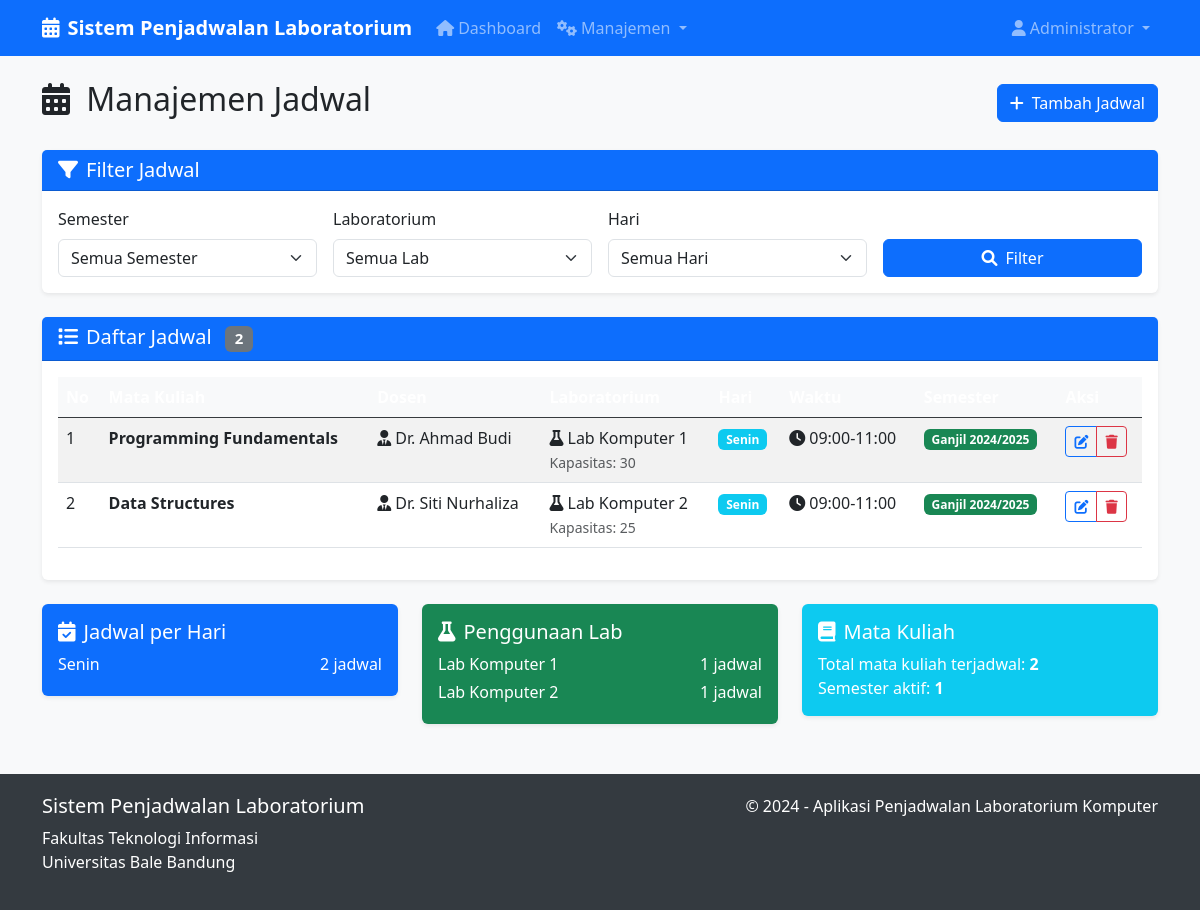
/schedules (signed in), run on an earlier commit of the app's database.
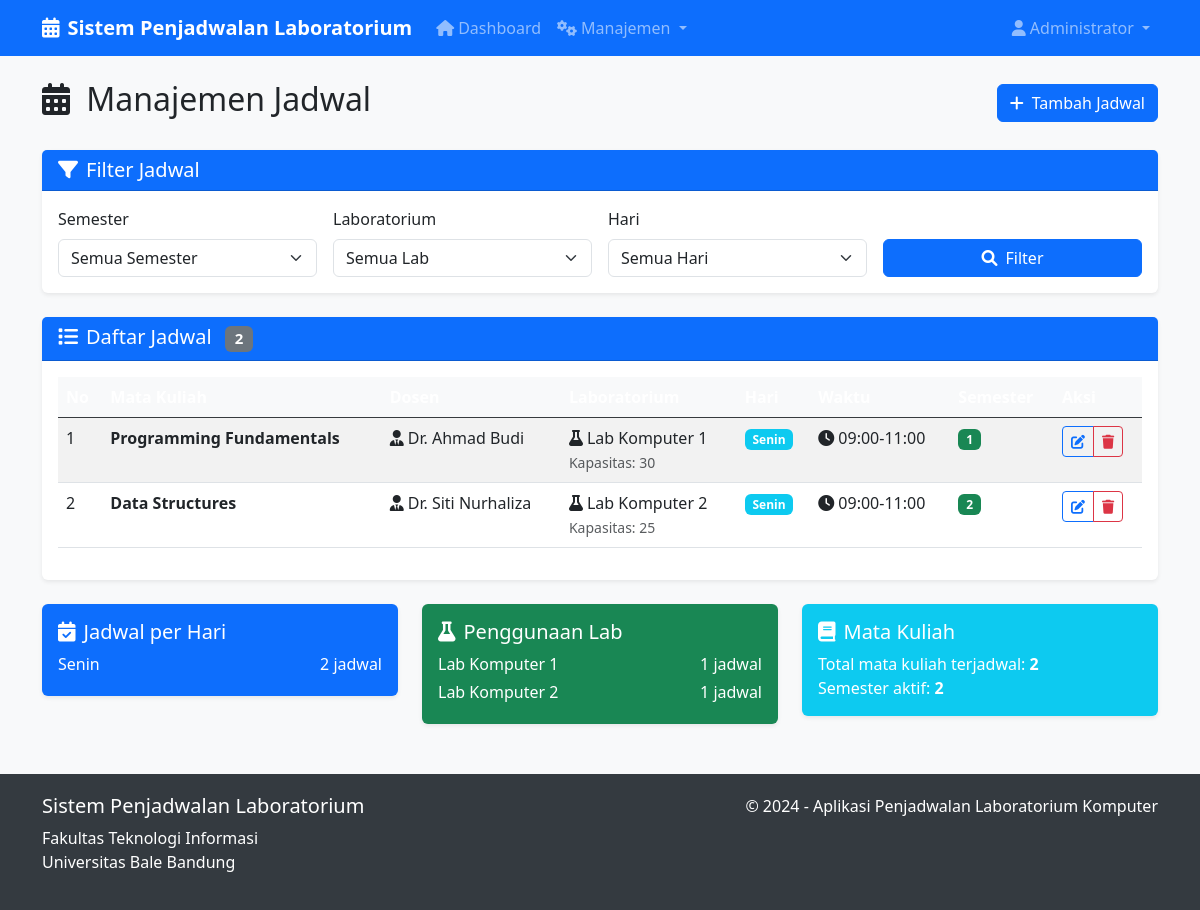
And on a later commit of the database.
### app.py (models this page shows)
class Schedule(db.Model):
    id = db.Column(db.Integer, primary_key=True)
    course_id = db.Column(db.Integer, db.ForeignKey('course.id'), nullable=False)
    lecturer_id = db.Column(db.Integer, db.ForeignKey('user.id'), nullable=False)
    lab_id = db.Column(db.Integer, db.ForeignKey('lab.id'), nullable=False)
    day = db.Column(db.String(10), nullable=False)  # Senin, Selasa, etc.
    time_slot = db.Column(db.String(20), nullable=False)  # 08:00-10:00, etc.
    semester = db.Column(db.String(20), nullable=False)  # Ganjil 2024/2025, etc.
    created_at = db.Column(db.DateTime, default=datetime.utcnow)

class Course(db.Model):
    id = db.Column(db.Integer, primary_key=True)
    course_name = db.Column(db.String(100), nullable=False)
    schedules = db.relationship('Schedule', backref='course', lazy=True)

class User(db.Model):
    id = db.Column(db.Integer, primary_key=True)
    username = db.Column(db.String(80), unique=True, nullable=False)
    password = db.Column(db.String(120), nullable=False)
    role = db.Column(db.String(20), nullable=False)  # admin, staff, lecturer
    full_name = db.Column(db.String(100), nullable=False)
    schedules = db.relationship('Schedule', backref='lecturer', lazy=True)

class Lab(db.Model):
    id = db.Column(db.Integer, primary_key=True)
    lab_name = db.Column(db.String(50), nullable=False)
    capacity = db.Column(db.Integer, nullable=False)
    schedules = db.relationship('Schedule', backref='laboratory', lazy=True)

### app.py (the view)
@app.route('/schedules')
def schedules():
    if 'user_id' not in session:
        return redirect(url_for('login'))
    user = User.query.get(session['user_id'])
    query = Schedule.query
    if user.role == 'lecturer':
        query = query.filter_by(lecturer_id=user.id)
    semester = request.args.get('semester')
    lab_id = request.args.get('lab_id')
    day = request.args.get('day')
    if semester:
        query = query.filter_by(semester=semester)
    if lab_id:
        query = query.filter_by(lab_id=lab_id)
    if day:
        query = query.filter_by(day=day)
    schedules = query.all()
    return render_template('schedules.html', schedules=schedules, user=user, labs=Lab.query.all())

### templates/schedules.html (shortened to what the changed rows need)
{% extends "base.html" %}
{% block content %}
<div class="row">
    <div class="col-12">
        <div class="d-flex justify-content-between align-items-center mb-4">
            <h2>
                <i class="fas fa-calendar-alt me-2"></i>
                {% if user.role == 'lecturer' %}Jadwal Mengajar Saya{% else %}Manajemen Jadwal{% endif %}
            </h2>
        </div>
    </div>
</div>
<div class="row">
    <div class="col-12">
        <div class="card">
            <div class="card-body">
                {% if schedules %}
                <div class="table-responsive">
                    <table class="table table-striped table-hover">
                        <thead class="table-dark">
                            <tr>
                                <th>No</th>
                                <th>Mata Kuliah</th>
                                <th>Dosen</th>
                                <th>Laboratorium</th>
                                <th>Hari</th>
                                <th>Waktu</th>
                                <th>Semester</th>
                                {% if user.role in ['admin', 'staff'] %}
                                <th>Aksi</th>
                                {% endif %}
                            </tr>
                        </thead>
                        <tbody>
                            {% for schedule in schedules %}
                            <tr>
                                <td>{{ loop.index }}</td>
                                <td>
                                    <strong>{{ schedule.course.course_name }}</strong>
                                </td>
                                <td>
                                    <i class="fas fa-user-tie me-1"></i>{{ schedule.lecturer.full_name }}
                                </td>
                                <td>
                                    <i class="fas fa-flask me-1"></i>{{ schedule.laboratory.lab_name }}
                                    <br><small class="text-muted">Kapasitas: {{ schedule.laboratory.capacity }}</small>
                                </td>
                                <td>
                                    <span class="badge bg-info">{{ schedule.day }}</span>
                                </td>
                                <td>
                                    <i class="fas fa-clock me-1"></i>{{ schedule.time_slot }}
                                </td>
                                <td>
                                    <span class="badge bg-success">{{ schedule.semester }}</span>
                                </td>
                                {% if user.role in ['admin', 'staff'] %}
                                <td>
                                    <div class="btn-group" role="group">
                                        <a href="{{ url_for('edit_schedule', id=schedule.id) }}"
                                            class="btn btn-sm btn-outline-primary" title="Edit">
                                            <i class="fas fa-edit"></i>
                                        </a>
                                        <a href="{{ url_for('delete_schedule', id=schedule.id) }}"
                                            class="btn btn-sm btn-outline-danger"
                                            onclick="return confirm('Apakah Anda yakin ingin menghapus jadwal ini?')"
                                            title="Hapus">
                                            <i class="fas fa-trash"></i>
                                        </a>
                                    </div>
                                </td>
                                {% endif %}
                            </tr>
                            {% endfor %}
                        </tbody>
                    </table>
                </div>
                {% endif %}
            </div>
        </div>
    </div>
</div>
{% if schedules and user.role in ['admin', 'staff'] %}
<div class="row mt-4">
    <div class="col-md-4">
        <div class="card bg-primary text-white">
            <div class="card-body">
                <h5 class="card-title">
                    <i class="fas fa-calendar-check me-2"></i>Jadwal per Hari
                </h5>
                {% set day_counts = {} %}
                {% for schedule in schedules %}
                {% set _ = day_counts.update({schedule.day: day_counts.get(schedule.day, 0) + 1}) %}
                {% endfor %}
                {% for day, count in day_counts.items() %}
                <div class="d-flex justify-content-between mb-1">
                    <span>{{ day }}</span>
                    <span>{{ count }} jadwal</span>
                </div>
                {% endfor %}
            </div>
        </div>
    </div>
    <div class="col-md-4">
        <div class="card bg-success text-white">
            <div class="card-body">
                <h5 class="card-title">
                    <i class="fas fa-flask me-2"></i>Penggunaan Lab
                </h5>
                {% set lab_counts = {} %}
                {% for schedule in schedules %}
                {% set _ = lab_counts.update({schedule.laboratory.lab_name: lab_counts.get(schedule.laboratory.lab_name,
                0) + 1}) %}
                {% endfor %}
                {% for lab_name, count in lab_counts.items() %}
                <div class="d-flex justify-content-between mb-1">
                    <span>{{ lab_name }}</span>
                    <span>{{ count }} jadwal</span>
                </div>
                {% endfor %}
            </div>
        </div>
    </div>
    <div class="col-md-4">
        <div class="card bg-info text-white">
            <div class="card-body">
                <h5 class="card-title">
                    <i class="fas fa-book me-2"></i>Mata Kuliah
                </h5>
                <p class="mb-0">Total mata kuliah terjadwal: <strong>{{ schedules|length }}</strong></p>
                <p class="mb-0">Semester aktif: <strong>{{ schedules|map(attribute='semester')|unique|list|length
                        }}</strong></p>
            </div>
        </div>
    </div>
</div>
{% endif %}
{% endblock %}

What changed in the data, as far as the page shows it:
changed Schedule "Programming Fundamentals": semester "Ganjil 2024/2025" → "1"
changed Schedule "Data Structures": semester "Ganjil 2024/2025" → "2"
Also different on the page:
{{ schedules|map(attribute='semester')|unique|list|length }}: "1" → "2"
